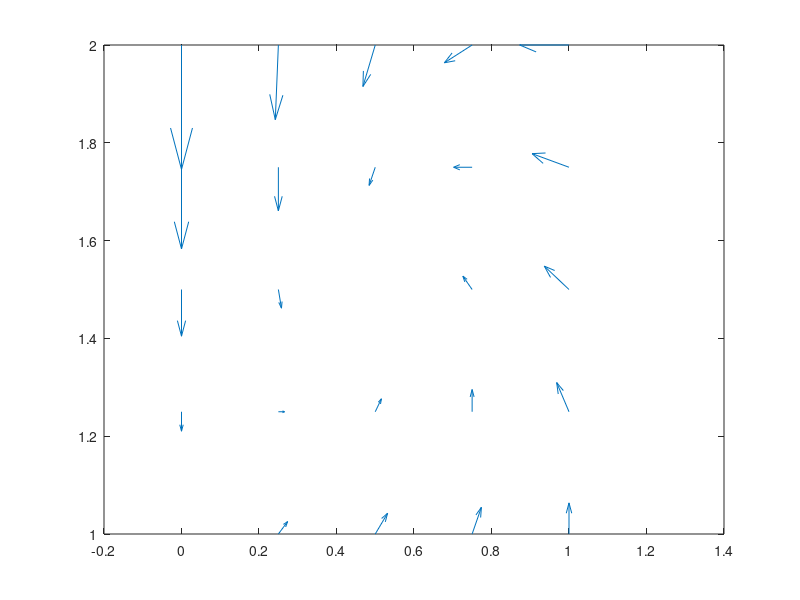

This figure's MATLAB source:
clear all; close all; clc;
a=0.5;
b=1.5;
[x,y]=meshgrid(-0.5+a:0.25:a+0.5,-0.5+b:0.25:0.5+b);
xdot=x.*(2-x)-x.*y;
ydot= y.*(1-(y./(1+x)));
quiver(x,y,xdot,ydot);
ylim([1 2])
%xlim([-2 5])
% [x1, x2] = meshgrid(-5:0.5:5, -5:.5:5);
% x1dot = -x1 - 2 *x2 .*x1.^2+x2; %Note the use of .* and .^
% x2dot = -x1-x2;
% quiver(x1,x2,x1dot, x2dot)